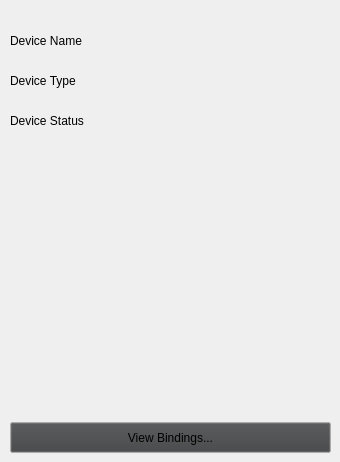
   <widget class="QWidget" name="device_props_page">
    <widget class="QPushButton" name="view_bindings_button">
     <property name="geometry">
      <rect>
       <x>10</x>
       <y>422</y>
       <width>321</width>
       <height>31</height>
      </rect>
     </property>
     <property name="palette">
      <palette>
       <active>
        <colorrole role="Button">
         <brush brushstyle="SolidPattern">
          <color alpha="255">
           <red>0</red>
           <green>0</green>
           <blue>40</blue>
          </color>
         </brush>
        </colorrole>
        <colorrole role="Dark">
         <brush brushstyle="SolidPattern">
          <color alpha="255">
           <red>0</red>
           <green>0</green>
           <blue>40</blue>
          </color>
         </brush>
        </colorrole>
        <colorrole role="Base">
         <brush brushstyle="SolidPattern">
          <color alpha="255">
           <red>0</red>
           <green>0</green>
           <blue>40</blue>
          </color>
         </brush>
        </colorrole>
       </active>
       <inactive>
        <colorrole role="Button">
         <brush brushstyle="SolidPattern">
          <color alpha="255">
           <red>64</red>
           <green>65</green>
           <blue>66</blue>
          </color>
         </brush>
        </colorrole>
        <colorrole role="Dark">
         <brush brushstyle="SolidPattern">
          <color alpha="255">
           <red>64</red>
           <green>65</green>
           <blue>66</blue>
          </color>
         </brush>
        </colorrole>
        <colorrole role="Base">
         <brush brushstyle="SolidPattern">
          <color alpha="255">
           <red>46</red>
           <green>47</green>
           <blue>48</blue>
          </color>
         </brush>
        </colorrole>
       </inactive>
       <disabled>
        <colorrole role="Button">
         <brush brushstyle="SolidPattern">
          <color alpha="255">
           <red>0</red>
           <green>0</green>
           <blue>40</blue>
          </color>
         </brush>
        </colorrole>
        <colorrole role="Dark">
         <brush brushstyle="SolidPattern">
          <color alpha="255">
           <red>0</red>
           <green>0</green>
           <blue>40</blue>
          </color>
         </brush>
        </colorrole>
        <colorrole role="Base">
         <brush brushstyle="SolidPattern">
          <color alpha="255">
           <red>68</red>
           <green>68</green>
           <blue>68</blue>
          </color>
         </brush>
        </colorrole>
       </disabled>
      </palette>
     </property>
     <property name="font">
      <font>
       <family>Tahoma</family>
       <pointsize>9</pointsize>
      </font>
     </property>
     <property name="cursor">
      <cursorShape>PointingHandCursor</cursorShape>
     </property>
     <property name="text">
      <string>View Bindings...</string>
     </property>
    </widget>
    <widget class="QLabel" name="device_type_label">
     <property name="geometry">
      <rect>
       <x>10</x>
       <y>70</y>
       <width>101</width>
       <height>21</height>
      </rect>
     </property>
     <property name="font">
      <font>
       <family>Tahoma</family>
       <pointsize>9</pointsize>
      </font>
     </property>
     <property name="text">
      <string>Device Type</string>
     </property>
    </widget>
    <widget class="QLabel" name="device_name_label">
     <property name="geometry">
      <rect>
       <x>10</x>
       <y>30</y>
       <width>101</width>
       <height>21</height>
      </rect>
     </property>
     <property name="font">
      <font>
       <family>Tahoma</family>
       <pointsize>9</pointsize>
      </font>
     </property>
     <property name="text">
      <string>Device Name</string>
     </property>
    </widget>
    <widget class="QLabel" name="device_name_text">
     <property name="geometry">
      <rect>
       <x>110</x>
       <y>30</y>
       <width>221</width>
       <height>21</height>
      </rect>
     </property>
     <property name="font">
      <font>
       <family>Tahoma</family>
       <pointsize>11</pointsize>
      </font>
     </property>
     <property name="text">
      <string>&lt;Device Name&gt;</string>
     </property>
     <property name="alignment">
      <set>Qt::AlignRight|Qt::AlignTrailing|Qt::AlignVCenter</set>
     </property>
    </widget>
    <widget class="QLabel" name="device_type_text">
     <property name="geometry">
      <rect>
       <x>110</x>
       <y>70</y>
       <width>221</width>
       <height>21</height>
      </rect>
     </property>
     <property name="font">
      <font>
       <family>Tahoma</family>
       <pointsize>11</pointsize>
      </font>
     </property>
     <property name="text">
      <string>&lt;Device Type&gt;</string>
     </property>
     <property name="alignment">
      <set>Qt::AlignRight|Qt::AlignTrailing|Qt::AlignVCenter</set>
     </property>
    </widget>
    <widget class="QLabel" name="device_status_label">
     <property name="geometry">
      <rect>
       <x>10</x>
       <y>110</y>
       <width>101</width>
       <height>21</height>
      </rect>
     </property>
     <property name="font">
      <font>
       <family>Tahoma</family>
       <pointsize>9</pointsize>
      </font>
     </property>
     <property name="text">
      <string>Device Status</string>
     </property>
    </widget>
    <widget class="QLabel" name="device_status_text">
     <property name="geometry">
      <rect>
       <x>110</x>
       <y>110</y>
       <width>221</width>
       <height>21</height>
      </rect>
     </property>
     <property name="font">
      <font>
       <family>Tahoma</family>
       <pointsize>11</pointsize>
      </font>
     </property>
     <property name="text">
      <string>&lt;Device Status&gt;</string>
     </property>
     <property name="alignment">
      <set>Qt::AlignRight|Qt::AlignTrailing|Qt::AlignVCenter</set>
     </property>
    </widget>
   </widget>
